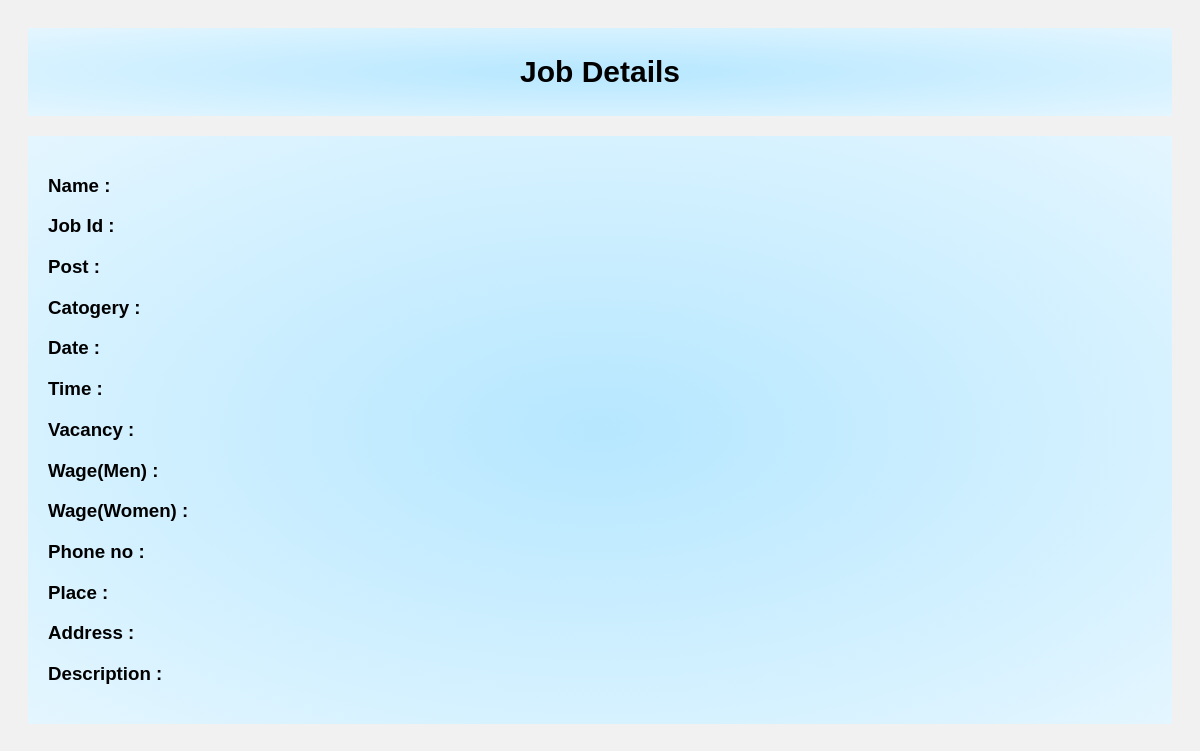
/jobdetails/4, run on an earlier commit of the app's database.
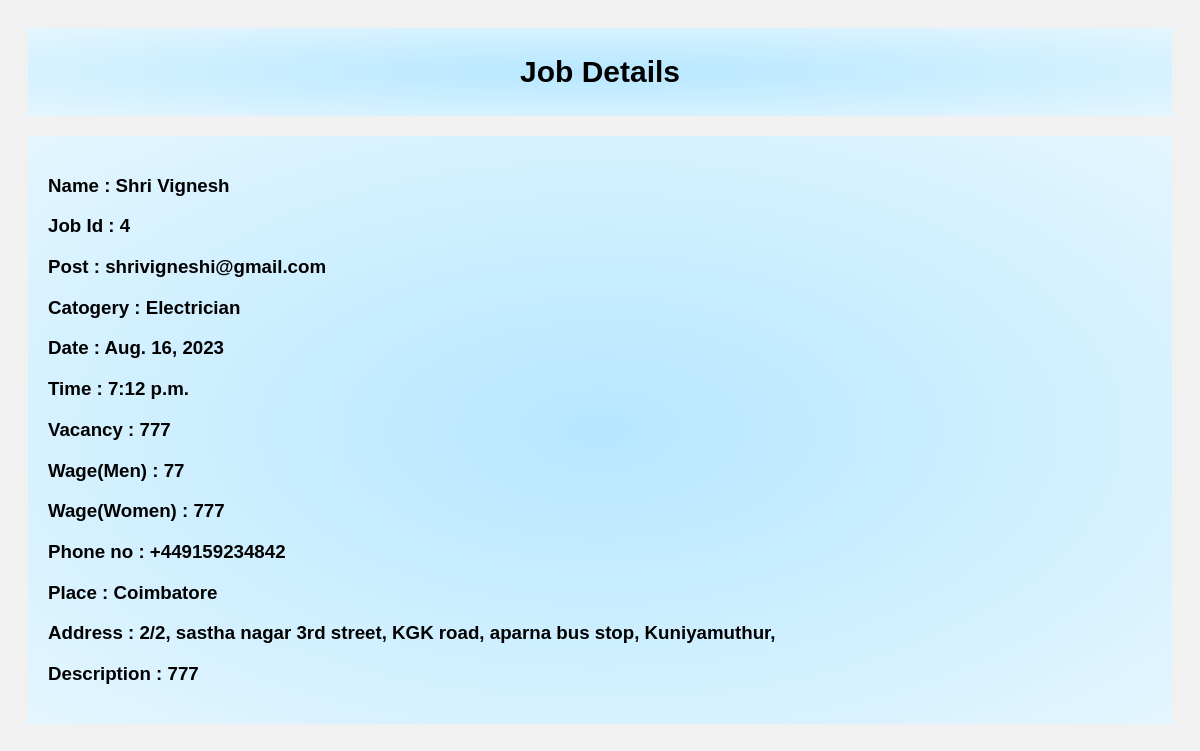
And on a later commit of the database.
### main/models.py (models this page shows)
class PostJobs(models.Model):
    strId = models.CharField(max_length=10000)
    username = models.CharField(max_length=500)
    name = models.CharField(max_length=1000)
    category = models.CharField(max_length=500)
    date = models.DateField()
    time = models.TimeField()
    strength = models.IntegerField()
    menWage = models.IntegerField()
    womenWage = models.IntegerField()
    phonenum = models.CharField(max_length=50)
    town = models.CharField(max_length=100)
    address = models.CharField(max_length=1000)
    description = models.CharField(max_length=10000)

### main/views.py (the view)
# urls.py: path('jobdetails/<jobid>', views.jobdetails, name='jobdetails')
def jobdetails(req, jobid):
    content = {}
    content['post'] = PostJobs.objects.filter(id=jobid).first()
    return render(req, "jobdetails.html", content)

### templates/jobdetails.html (shortened to what this page needs)
{% load static %}
<!DOCTYPE html>
<html>
<head>
</head>
<body>
<div class="header">
  <h2>Job Details</h2>
</div>
<div class="row">
  <div class="leftcolumn">
    <div class="card">
        <h3>Name : {{post.name}}</h3>
        <h3>Job Id : {{post.id}} </h3>
        <h3>Post : {{post.username}} </h3>
        <h3>Catogery : {{post.category}} </h3>
        <h3>Date : {{post.date}} </h3>
        <h3>Time : {{post.time}} </h3>
        <h3>Vacancy : {{post.strength}} </h3>
        <h3>Wage(Men) : {{post.menWage}} </h3>
        <h3>Wage(Women) : {{post.womenWage}} </h3>
        <h3>Phone no : {{post.phonenum}} </h3>
        <h3>Place : {{post.town}} </h3>
        <h3>Address : {{post.address}}</h3>
        <h3>Description : {{post.description}}</h3>
    </div>
  </div>
</div>
</body>
</html>

### templates/jobdetails.html (style rules this page uses)
* { box-sizing: border-box; }
body { font-family: Arial; padding: 20px; background: #f1f1f1; }
.header { padding: 2px; font-size: 20px; text-align: center; background:radial-gradient(rgb(182, 231, 255),rgb(228, 246, 255)); }
.leftcolumn { float: left; width: 100%; }
.card { background: radial-gradient(rgb(182, 231, 255),rgb(228, 246, 255)); padding: 20px; margin-top: 20px; }
.row:after { content: ""; display: table; clear: both; }

What changed in the data, as far as the page shows it:
added PostJobs: name "Shri Vignesh", id "4", username "shrivigneshi@gmail.com", category "Electrician", date "Aug. 16, 2023", time "7:12 p.m.", strength "777", menWage "77", womenWage "777", phonenum "+449159234842", town "Coimbatore", address "2/2, sastha nagar 3rd street, KGK road, aparna bus stop, Kuniyamuthur,", description "777"
